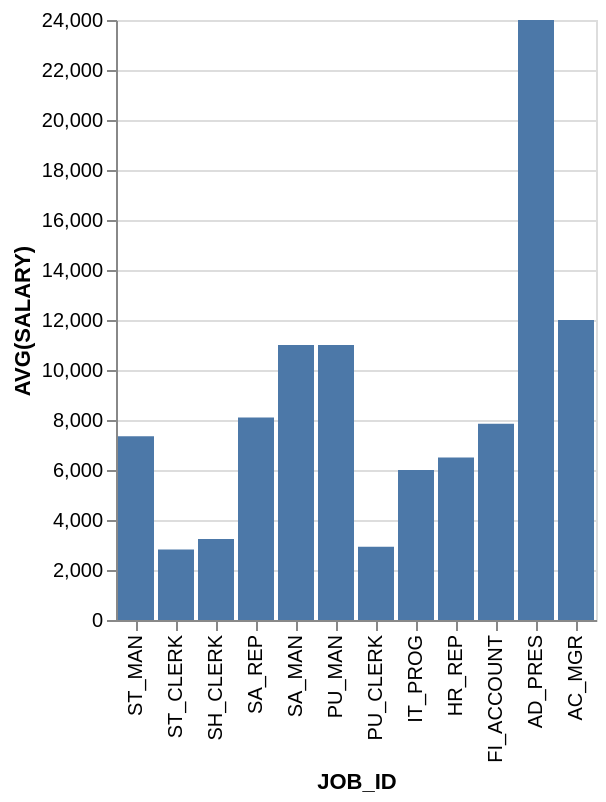

Vega-Lite specification for this chart:
### Vega-Lite specification from a JSON file in a GitHub repository (floating-point values rounded to 4 significant figures)
{"data": {"values": [{"x_data": "ST_MAN", "y_data": 7350}, {"x_data": "ST_CLERK", "y_data": 2822.0}, {"x_data": "SH_CLERK", "y_data": 3244.0}, {"x_data": "SA_REP", "y_data": 8100}, {"x_data": "SA_MAN", "y_data": 11000}, {"x_data": "PU_MAN", "y_data": 11000}, {"x_data": "PU_CLERK", "y_data": 2933.0}, {"x_data": "IT_PROG", "y_data": 6000}, {"x_data": "HR_REP", "y_data": 6500}, {"x_data": "FI_ACCOUNT", "y_data": 7850}, {"x_data": "AD_PRES", "y_data": 24000}, {"x_data": "AC_MGR", "y_data": 12000}]}, "mark": "bar", "encoding": {"x": {"field": "x_data", "type": "nominal", "title": "JOB_ID", "sort": "descending"}, "y": {"field": "y_data", "type": "quantitative", "title": "AVG(SALARY)"}}}
